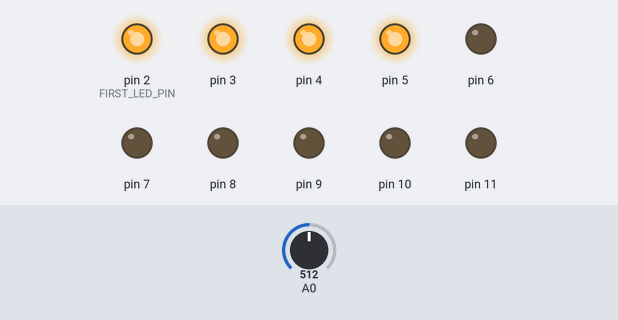
Simulated run of this sketch. Board: Arduino Uno, built with avr-gcc and run on an emulated ATmega328P. Shown: output pins drawn as LEDs (lit = HIGH). The inputs (shaded band) are chosen by the test bench; at power-on: A0 = 512.

Above: at 1.2 s.
1.3 s: A0 set to 532
At 2.3 s:
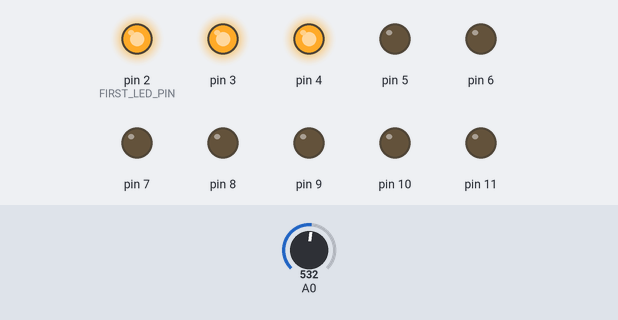
2.8 s: A0 set to 511
At 3.5 s:
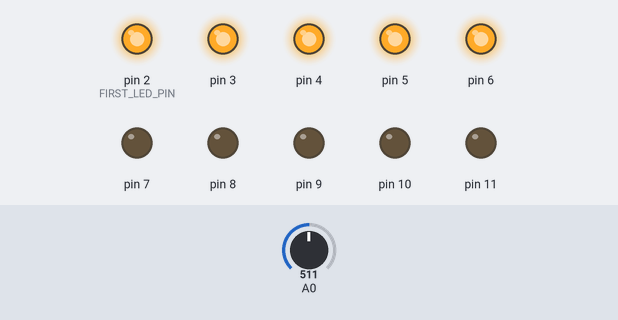
4.3 s: A0 set to 306
At 4.6 s:
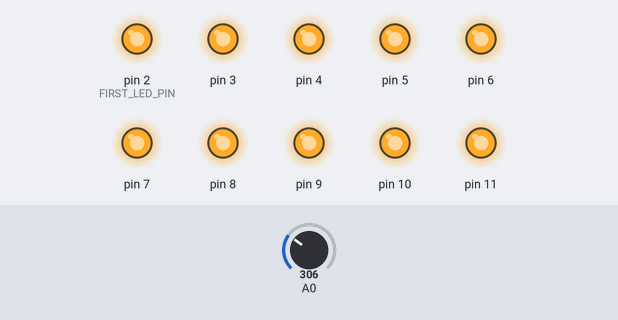
5.8 s: A0 set to 0
At 7.0 s:
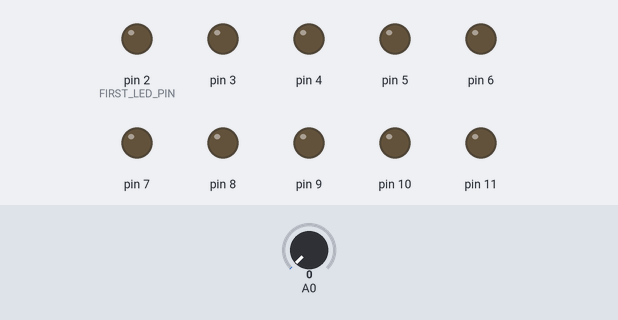
7.3 s: A0 set to 31
At 8.1 s:
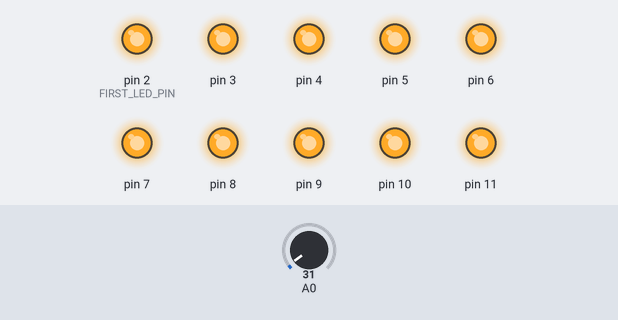
8.8 s: A0 set to 433
10.3 s: A0 set to 462
At 11.6 s:
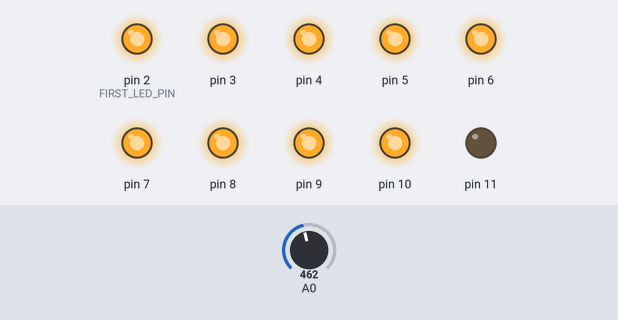
Timing chart, 0 to 12.8 s (numbered marks = the images above; inputs shaded):
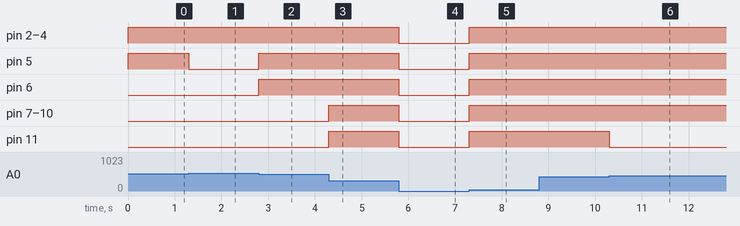

The sketch:

Room-thermometer.ino
```cpp
// (licence header left out)
#include <math.h>
#define FIRST_LED_PIN 2
#define LED_COUNT     10
#define TERMIST_B 4300
#define VIN 5.0
void setup()
{
  for (int i = 0; i < LED_COUNT; ++i)
    pinMode(i + FIRST_LED_PIN, OUTPUT);
}
void loop()
{
   float voltage = analogRead(A0) * VIN / 1023.0;
   float r1 = voltage / (VIN - voltage);
   float temperature = 1./( 1./(TERMIST_B)*log(r1)+1./(25. + 273.) ) - 273;
  for (int i = 0; i < LED_COUNT; ++i) {
    boolean enableSegment = (temperature >= 21+i);
    digitalWrite(i + FIRST_LED_PIN, enableSegment);
  }
}
```

Measured:
- the behaviour switches between 523 and 524 on A0 (found by bisection; images 0 and 1)
- the behaviour switches between 450 and 451 on A0 (found by bisection; images 5 and 6)
- after the input at 1.3 s, pin 5: HIGH → LOW at once
- after the input at 2.8 s, pin 5, pin 6: LOW → HIGH at once
- after the input at 4.3 s, pin 7–11: LOW → HIGH at once
- after the input at 5.8 s, pin 2 (FIRST_LED_PIN), pin 3–11: HIGH → LOW at once
- after the input at 7.3 s, pin 2 (FIRST_LED_PIN), pin 3–11: LOW → HIGH at once
- after the input at 8.8 s, every drawn part: stays the same
- after the input at 10.3 s, pin 11: HIGH → LOW at once
